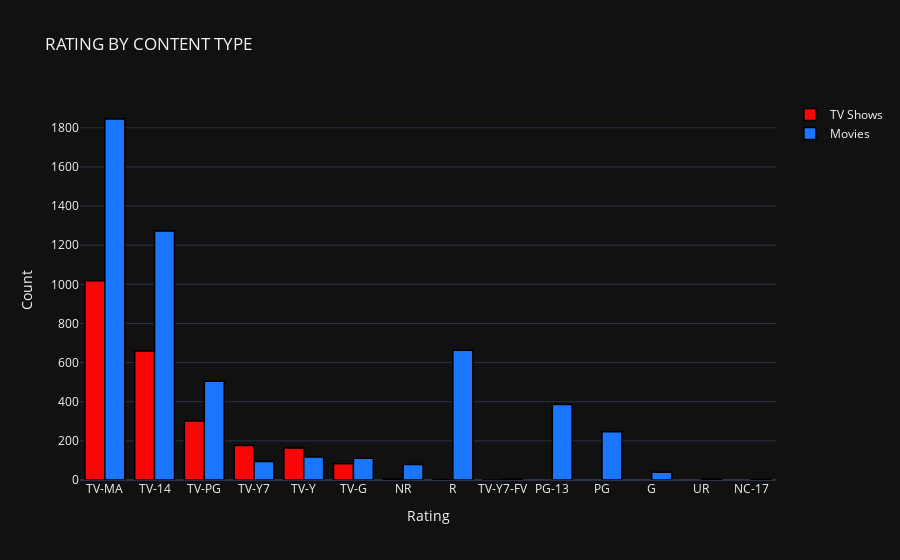

Notebook code for this chart:
### Markdown cell above
The 2 most common ratings are:
1. TV-MA : These are primarily adult shows meant for indivuals above the age of 17. These shows may contain graphic violence (V), explicit sexual activity (S), or crude indecent language (L).
2. TV-14 : These are meant for individuals above the age of 14 and may include: intense violence (V), intense sexual situations (S), strong coarse language (L), or intensely suggestive.

### Code cell
df1 = df[df["type"] == "TV Show"]
df2 = df[df["type"] == "Movie"]

temp_df1 = df1['rating'].value_counts().reset_index()
temp_df2 = df2['rating'].value_counts().reset_index()


# create trace1
trace1 = go.Bar(
                x = temp_df1['index'],
                y = temp_df1['rating'],
                name="TV Shows",
                marker = dict(color = 'rgb(249, 6, 6)',
                             line=dict(color='rgb(0,0,0)',width=1.5)))
# create trace2 
trace2 = go.Bar(
                x = temp_df2['index'],
                y = temp_df2['rating'],
                name = "Movies",
                marker = dict(color = 'rgb(26, 118, 255)',
                              line=dict(color='rgb(0,0,0)',width=1.5)))


layout = go.Layout(template= "plotly_dark",title = 'RATING BY CONTENT TYPE' , xaxis = dict(title = 'Rating'), yaxis = dict(title = 'Count'))
fig = go.Figure(data = [trace1, trace2], layout = layout)
fig.show()

### Figure 1 — Plotly figure (JSON) as saved in the notebook; plotly's stock layout.template omitted (floating-point values rounded to 4 significant figures)
{"data": [{"marker": {"color": "rgb(249, 6, 6)", "line": {"color": "rgb(0,0,0)", "width": 1.5}}, "name": "TV Shows", "type": "bar", "x": ["TV-MA", "TV-14", "TV-PG", "TV-Y7", "TV-Y", "TV-G", "NR", "R", "TV-Y7-FV"], "y": [1018, 659, 301, 176, 163, 83, 5, 2, 1]}, {"marker": {"color": "rgb(26, 118, 255)", "line": {"color": "rgb(0,0,0)", "width": 1.5}}, "name": "Movies", "type": "bar", "x": ["TV-MA", "TV-14", "R", "TV-PG", "PG-13", "PG", "TV-Y", "TV-G", "TV-Y7", "NR", "G", "TV-Y7-FV", "UR", "NC-17"], "y": [1845, 1272, 663, 505, 386, 247, 117, 111, 95, 79, 39, 5, 5, 3]}], "layout": {"title": {"text": "RATING BY CONTENT TYPE"}, "xaxis": {"title": {"text": "Rating"}}, "yaxis": {"title": {"text": "Count"}}}}
